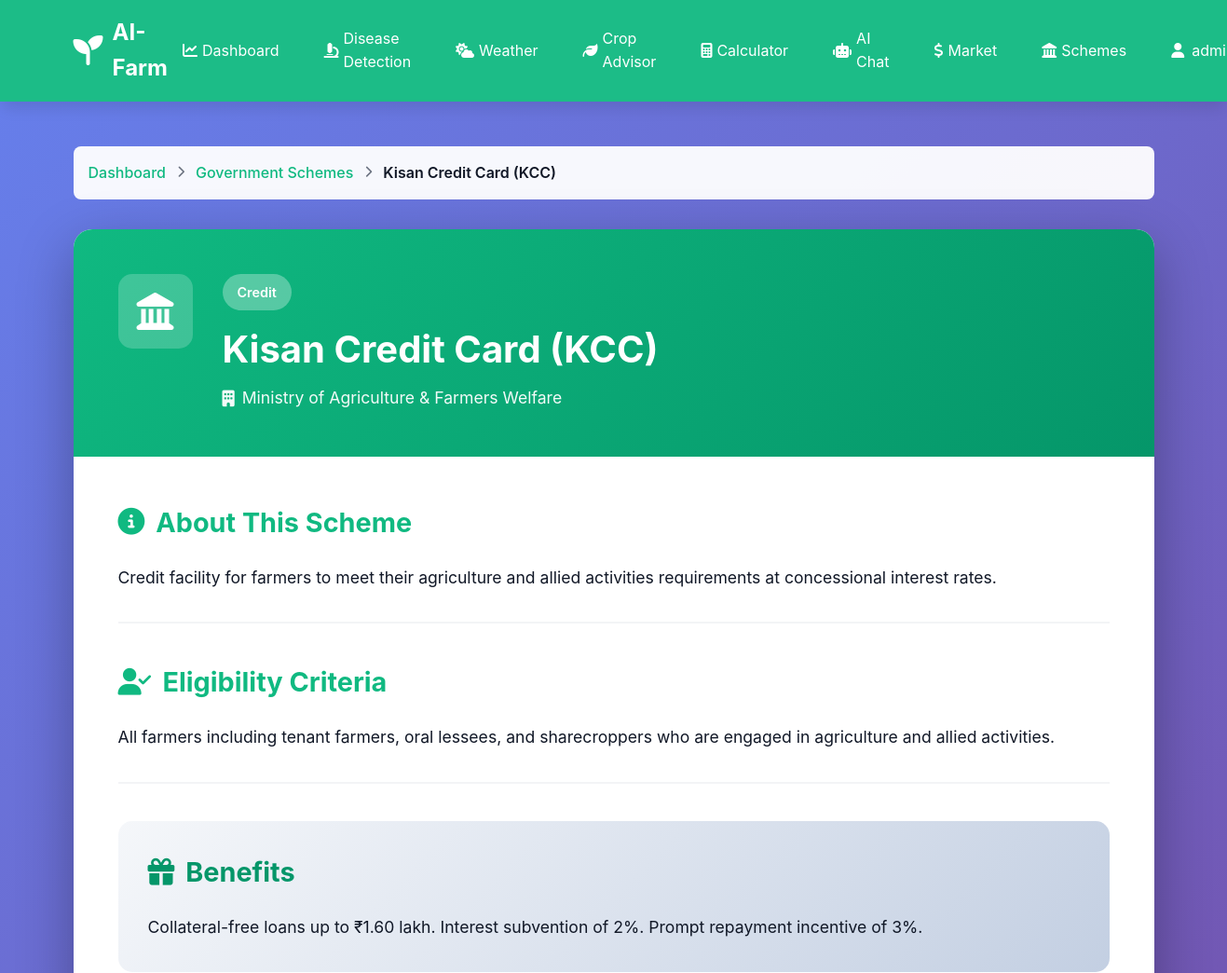
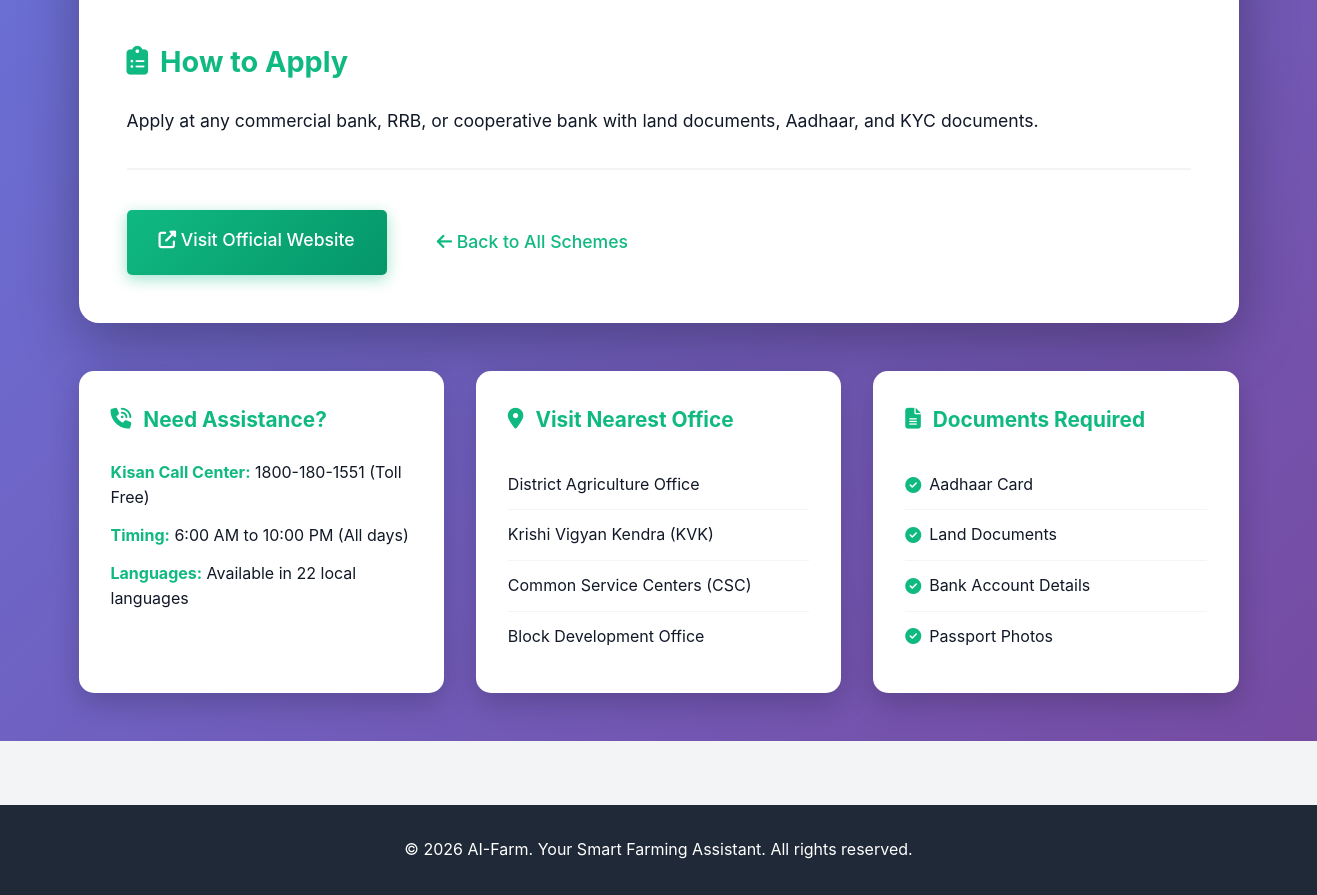
Screenshot of /scheme/49 (signed in) with the database file from the repository (2 pictures, top to bottom).
### tables this page shows
CREATE TABLE govt_schemes
                 (id INTEGER PRIMARY KEY AUTOINCREMENT,
                  scheme_name TEXT NOT NULL,
                  description TEXT,
                  eligibility TEXT,
                  benefits TEXT,
                  how_to_apply TEXT,
                  ministry TEXT,
                  website_link TEXT,
                  category TEXT,
                  created_at TIMESTAMP DEFAULT CURRENT_TIMESTAMP);

### app.py (the view)
@app.route('/scheme/<int:scheme_id>')
@login_required
def scheme_detail(scheme_id):
    conn = sqlite3.connect('aifarm.db')
    conn.row_factory = sqlite3.Row
    c = conn.cursor()
    c.execute('SELECT * FROM govt_schemes WHERE id = ?', (scheme_id,))
    scheme = c.fetchone()
    conn.close()
    if not scheme:
        flash('Scheme not found.', 'error')
        return redirect(url_for('govt_schemes'))
    return render_template('scheme_detail.html', scheme=scheme)

### app.py (called while the page is built)
def login_required(f):
    @wraps(f)
    def decorated_function(*args, **kwargs):
        if 'user_id' not in session:
            flash('Please log in to access this page.', 'warning')
            return redirect(url_for('login'))
        return f(*args, **kwargs)
    return decorated_function

### templates/scheme_detail.html (shortened to what this page needs)
{% extends "base.html" %}
{% block content %}
<div class="page-container scheme-detail-page">
    <div class="container">
        <div class="breadcrumb">
            <a href="{{ url_for('dashboard') }}">Dashboard</a>
            <i class="fas fa-chevron-right"></i>
            <a href="{{ url_for('govt_schemes') }}">Government Schemes</a>
            <i class="fas fa-chevron-right"></i>
            <span>{{ scheme.scheme_name }}</span>
        </div>
        <div class="scheme-detail-card">
            <div class="scheme-detail-header">
                <div class="header-icon">
                    <i class="fas fa-landmark"></i>
                </div>
                <div class="header-content">
                    <div class="scheme-badge">{{ scheme.category }}</div>
                    <h1>{{ scheme.scheme_name }}</h1>
                    <p class="ministry"><i class="fas fa-building"></i> {{ scheme.ministry }}</p>
                </div>
            </div>
            <div class="scheme-detail-body">
                <div class="detail-section">
                    <h2><i class="fas fa-info-circle"></i> About This Scheme</h2>
                    <p>{{ scheme.description }}</p>
                </div>
                <div class="detail-section">
                    <h2><i class="fas fa-user-check"></i> Eligibility Criteria</h2>
                    <p>{{ scheme.eligibility }}</p>
                </div>
                <div class="detail-section highlight-section">
                    <h2><i class="fas fa-gift"></i> Benefits</h2>
                    <p>{{ scheme.benefits }}</p>
                </div>
                <div class="detail-section">
                    <h2><i class="fas fa-clipboard-list"></i> How to Apply</h2>
                    <p>{{ scheme.how_to_apply }}</p>
                </div>
                <div class="detail-section action-section">
                    {% if scheme.website_link %}
                    {% set link = scheme.website_link %}
                    {% if not link.startswith('http') %}{% set link = 'https://' + link %}{% endif %}
                    <a href="{{ link }}" target="_blank" rel="noopener noreferrer" class="btn btn-primary btn-lg">
                        <i class="fas fa-external-link-alt"></i> Visit Official Website
                    </a>
                    {% endif %}
                    <a href="{{ url_for('govt_schemes') }}" class="btn btn-secondary btn-lg">
                        <i class="fas fa-arrow-left"></i> Back to All Schemes
                    </a>
                </div>
            </div>
        </div>
        <div class="helpful-info">
            <div class="info-box">
                <h3><i class="fas fa-phone-volume"></i> Need Assistance?</h3>
                <div class="contact-info">
                    <p><strong>Kisan Call Center:</strong> 1800-180-1551 (Toll Free)</p>
                    <p><strong>Timing:</strong> 6:00 AM to 10:00 PM (All days)</p>
                    <p><strong>Languages:</strong> Available in 22 local languages</p>
                </div>
            </div>
            <div class="info-box">
                <h3><i class="fas fa-map-marker-alt"></i> Visit Nearest Office</h3>
                <ul>
                    <li>District Agriculture Office</li>
                    <li>Krishi Vigyan Kendra (KVK)</li>
                    <li>Common Service Centers (CSC)</li>
                    <li>Block Development Office</li>
                </ul>
            </div>
            <div class="info-box">
                <h3><i class="fas fa-file-alt"></i> Documents Required</h3>
                <ul>
                    <li><i class="fas fa-check-circle"></i> Aadhaar Card</li>
                    <li><i class="fas fa-check-circle"></i> Land Documents</li>
                    <li><i class="fas fa-check-circle"></i> Bank Account Details</li>
                    <li><i class="fas fa-check-circle"></i> Passport Photos</li>
                </ul>
            </div>
        </div>
    </div>
</div>
{% endblock %}

### static/css/style.css (style rules this page uses)
* { margin: 0; padding: 0; box-sizing: border-box; }
:root { --primary-color: #10B981; --primary-dark: #059669; --primary-light: #34D399; --secondary-color: #3B82F6; --danger-color: #EF4444; --warning-color: #F59E0B; --success-color: #10B981; --dark: #1F2937; --light: #F3F4F6; --white: #FFFFFF; --text-dark: #111827; --text-light: #6B7280; --border-color: #E5E7EB; --shadow: 0 1px 3px 0 rgba(0, 0, 0, 0.1); --shadow-lg: 0 10px 15px -3px rgba(0, 0, 0, 0.1); }
body { font-family: -apple-system, BlinkMacSystemFont, 'Segoe UI', Roboto, 'Helvetica Neue', Arial, sans-serif; line-height: 1.6; color: var(--text-dark); background-color: var(--light); }
.container { max-width: 1200px; margin: 0 auto; padding: 0 20px; }
.btn { display: inline-block; padding: 0.75rem 1.5rem; border-radius: 5px; text-decoration: none; border: none; cursor: pointer; font-size: 1rem; transition: all 0.3s; font-weight: 500; }
.btn-primary { background: var(--primary-color); color: var(--white); }
.btn-secondary { background: var(--white); color: var(--primary-color); border: 2px solid var(--white); }
.page-container { padding: 2rem 0; min-height: calc(100vh - 200px); }
button, .btn, a, input, select, textarea { transition: all 0.3s cubic-bezier(0.4, 0, 0.2, 1); }
.btn-primary { background: linear-gradient(135deg, var(--primary-color), var(--primary-dark)); box-shadow: 0 4px 15px rgba(16, 185, 129, 0.4); }
.page-container { animation: fadeIn 0.5s ease-in; }
html { scroll-behavior: smooth; }

### templates/scheme_detail.html (style rules this page uses)
.scheme-detail-page { background: linear-gradient(135deg, #667eea 0%, #764ba2 100%); min-height: calc(100vh - 100px); padding: 3rem 0; }
.breadcrumb { background: rgba(255, 255, 255, 0.95); padding: 1rem; border-radius: 8px; margin-bottom: 2rem; display: flex; align-items: center; gap: 0.75rem; flex-wrap: wrap; }
.breadcrumb a { color: var(--primary-color); text-decoration: none; font-weight: 500; }
.breadcrumb i { color: var(--text-light); font-size: 0.8rem; }
.breadcrumb span { color: var(--text-dark); font-weight: 600; }
.scheme-detail-card { background: var(--white); border-radius: 20px; overflow: hidden; box-shadow: 0 20px 60px rgba(0,0,0,0.3); }
.scheme-detail-header { background: linear-gradient(135deg, var(--primary-color), var(--primary-dark)); color: var(--white); padding: 3rem; display: flex; align-items: start; gap: 2rem; }
.header-icon { width: 80px; height: 80px; background: rgba(255, 255, 255, 0.2); border-radius: 15px; display: flex; align-items: center; justify-content: center; font-size: 2.5rem; flex-shrink: 0; }
.header-content { flex: 1; }
.scheme-badge { display: inline-block; background: rgba(255, 255, 255, 0.3); padding: 0.5rem 1rem; border-radius: 20px; font-size: 0.9rem; font-weight: 600; margin-bottom: 1rem; }
.scheme-detail-header h1 { font-size: 2.5rem; margin-bottom: 0.75rem; line-height: 1.3; }
.ministry { font-size: 1.1rem; opacity: 0.95; display: flex; align-items: center; gap: 0.5rem; }
.scheme-detail-body { padding: 3rem; }
.detail-section { margin-bottom: 2.5rem; padding-bottom: 2rem; border-bottom: 2px solid var(--light); }
.detail-section:last-child { border-bottom: none; margin-bottom: 0; padding-bottom: 0; }
.detail-section h2 { color: var(--primary-color); font-size: 1.8rem; margin-bottom: 1.25rem; display: flex; align-items: center; gap: 0.75rem; }
.detail-section p { color: var(--text-dark); font-size: 1.1rem; line-height: 1.8; }
.highlight-section { background: linear-gradient(135deg, #f5f7fa, #c3cfe2); padding: 2rem; border-radius: 15px; border: none; }
.highlight-section h2 { color: var(--primary-dark); }
.action-section { display: flex; gap: 1rem; flex-wrap: wrap; }
.btn-lg { padding: 1rem 2rem; font-size: 1.1rem; }
.helpful-info { display: grid; grid-template-columns: repeat(auto-fit, minmax(300px, 1fr)); gap: 2rem; margin-top: 3rem; }
.info-box { background: var(--white); padding: 2rem; border-radius: 15px; box-shadow: 0 10px 30px rgba(0,0,0,0.2); }
.info-box h3 { color: var(--primary-color); margin-bottom: 1.5rem; font-size: 1.3rem; display: flex; align-items: center; gap: 0.75rem; }
.contact-info p { margin-bottom: 0.75rem; color: var(--text-dark); line-height: 1.6; }
.contact-info strong { color: var(--primary-color); }
.info-box ul { list-style: none; padding: 0; }
.info-box ul li { padding: 0.75rem 0; color: var(--text-dark); border-bottom: 1px solid var(--light); display: flex; align-items: center; gap: 0.5rem; }
.info-box ul li:last-child { border-bottom: none; }
.info-box ul li i { color: var(--success-color); }

### rows the page displays
govt_schemes: scheme_name "Kisan Credit Card (KCC)", category "Credit", ministry "Ministry of Agriculture & Farmers Welfare", description "Credit facility for farmers to meet their agriculture and allied activities requirements at concessional interest rates.", eligibility "All farmers including tenant farmers, oral lessees, and sharecroppers who are engaged in agriculture and allied activities.", benefits "Collateral-free loans up to ₹1.60 lakh. Interest subvention of 2%. Prompt repayment incentive of 3%.", how_to_apply "Apply at any commercial bank, RRB, or cooperative bank with land documents, Aadhaar, and KYC documents."
